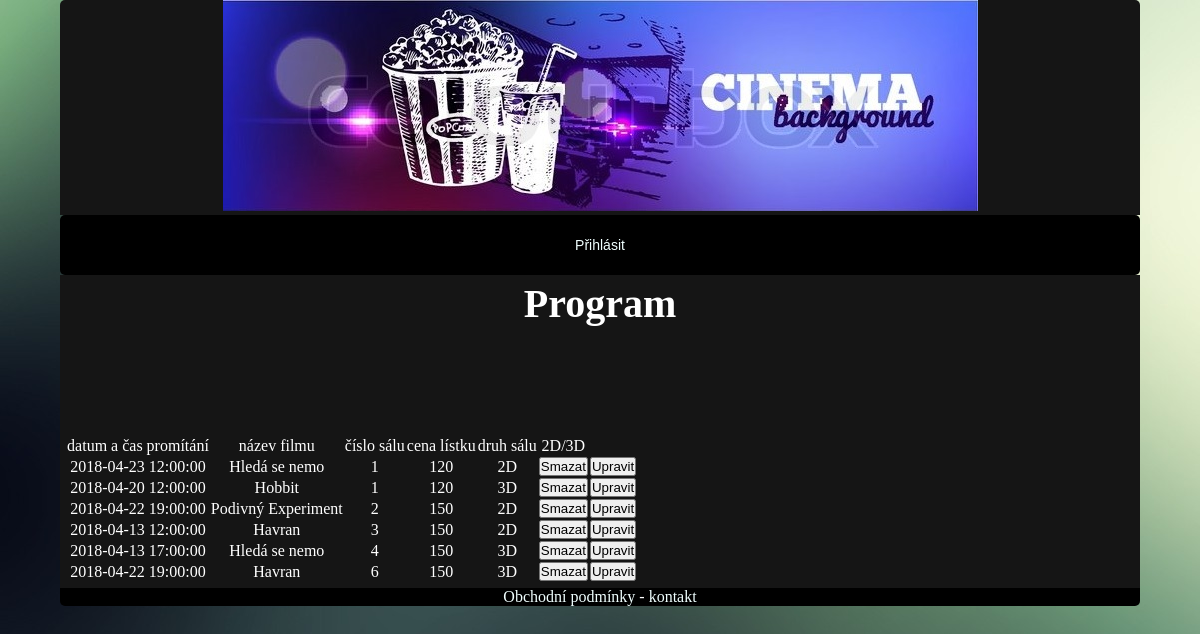
/administrace/programList.php, run on the app's committed database.
### tables this page shows
CREATE TABLE `program` (
  `id_programu` int(11) NOT NULL AUTO_INCREMENT,
  `id_typu_promitani` int(11) NOT NULL,
  `jmeno_salu` int(11) NOT NULL,
  `id_filmu` int(11) NOT NULL,
  `datumcas` datetime NOT NULL,
  `cena` int(11) NOT NULL,
  `jazyk` varchar(255) NOT NULL,
  `konec_predprodeje` datetime NOT NULL,
  PRIMARY KEY (`id_programu`),
  KEY `id_salu` (`jmeno_salu`),
  KEY `id_filmu` (`id_filmu`),
  CONSTRAINT `program_ibfk_3` FOREIGN KEY (`id_filmu`) REFERENCES `filmy` (`id_filmu`)
);

CREATE TABLE `filmy` (
  `id_filmu` int(11) NOT NULL AUTO_INCREMENT,
  `nazev_filmu` varchar(255) NOT NULL,
  `pristupnost` int(11) NOT NULL,
  PRIMARY KEY (`id_filmu`)
);

CREATE TABLE `saly` (
  `jmeno_salu` varchar(255) NOT NULL,
  `rady` int(11) NOT NULL,
  `sloupce` tinyint(4) NOT NULL
);

CREATE TABLE `typy_promitani` (
  `id_typu_promitani` int(11) NOT NULL AUTO_INCREMENT,
  `nazev` varchar(255) NOT NULL,
  PRIMARY KEY (`id_typu_promitani`)
);

### administrace/classes/Model.php (called while the page is built, shortened)
<?php
class Model {
    public static function getProgram($id_programu = null) {
        $where = "";
        $query5 = "SELECT p.id_programu, p.datumcas, f.nazev_filmu, sa.jmeno_salu, p.cena, tp.nazev
    FROM program p
    JOIN filmy f ON p.id_filmu = f.id_filmu
    JOIN typy_promitani tp ON p.id_typu_promitani = tp.id_typu_promitani
    JOIN saly sa ON p.jmeno_salu = sa.jmeno_salu
    $where ;";
        $result5 = MySQLDb::queryString($query5);
        $program = array();
        while ($row5 = mysqli_fetch_assoc($result5)) {
            $program[] = $row5;
        }
        return $program;
    }
}

### administrace/classes/MySQLDb.php (called while the page is built, shortened)
<?php
class MySQLDb
{
    private $con;
    private static $instance;
    public static function queryString($queryString) {
        $result = self::getInstance()->getConnection()->query($queryString);
        return $result;
    }
    private function connect() {
      $this->con = @mysqli_connect(self::DB_SERVER, self::DB_USER, self::DB_PASSWORD, self::DB_NAME);
      mysqli_set_charset($this->con , "utf8");
    }
    private static function getInstance(){
        if(!isset(self::$instance)) {
            self::$instance = new MySQLDb();
            self::$instance->connect();
        }
        return self::$instance;
    }
    private function getConnection() {
        return $this->con;
    }
}

### administrace/programList.php (the view)
<?php include 'header.php'; ?>
<?php include 'menu.php'; ?>
<section>
    <h1>Program</h1>
    <table>
        <tr><td>datum a čas promítání </td> <td> název filmu </td> <td> číslo sálu </td> <td> cena lístku </td> <td> druh sálu </td> <td> 2D/3D </td></tr>
        <?php
         $promitani = Model::getProgram();
                foreach ($promitani as $row5) {
        ?>
            <tr>
                <td><?php echo $row5["datumcas"]; ?></td>
                <td><?php echo $row5["nazev_filmu"]; ?> </td>
                <td><?php echo $row5["jmeno_salu"]; ?></td>
                <td><?php echo $row5["cena"]; ?></td>
                <td><?php echo $row5["nazev"]; ?></td>
                    <td><button><a href="smazani.php?id_programu=<?php echo $row5["id_programu"] ?> " style="color:black;">Smazat</a></button></td>
                    <td><button><a href="programDetail.php?id_programu=<?php echo $row5["id_programu"] ?> " style="color:black;">Upravit</a></button></td>
            </tr>
            <br>
<?php }
?>
    </table>
</section>
<?php include 'footer.php'; ?>

### administrace/styly.css (style rules this page uses)
*, div, section, article, footer, header { margin:0; padding:0; }
body { background-color: black; padding:0px; margin:0px; background-image: url("background3.jpg"); background-repeat: repeat-y; opacity:10; filter: alpha(opacity=100); }
section { background-color:#151515; position: relative; margin: auto; width: 89.15%; padding:5px; text-align: center; color: white; }
a { color:azure; text-decoration: none; cursor: pointer; }
h1 { font-size: 40px; text-align: center; }

### data on the page
program: datumcas "2018-04-23 12:00:00", id_filmu.nazev_filmu "Hledá se nemo", saly.jmeno_salu "1", cena "120", id_typu_promitani.nazev "2D"
program: datumcas "2018-04-20 12:00:00", id_filmu.nazev_filmu "Hobbit", saly.jmeno_salu "1", cena "120", id_typu_promitani.nazev "3D"
program: datumcas "2018-04-22 19:00:00", id_filmu.nazev_filmu "Podivný Experiment", saly.jmeno_salu "2", cena "150", id_typu_promitani.nazev "2D"
program: datumcas "2018-04-13 12:00:00", id_filmu.nazev_filmu "Havran", saly.jmeno_salu "3", cena "150", id_typu_promitani.nazev "2D"
program: datumcas "2018-04-13 17:00:00", id_filmu.nazev_filmu "Hledá se nemo", saly.jmeno_salu "4", cena "150", id_typu_promitani.nazev "3D"
program: datumcas "2018-04-22 19:00:00", id_filmu.nazev_filmu "Havran", saly.jmeno_salu "6", cena "150", id_typu_promitani.nazev "3D"
